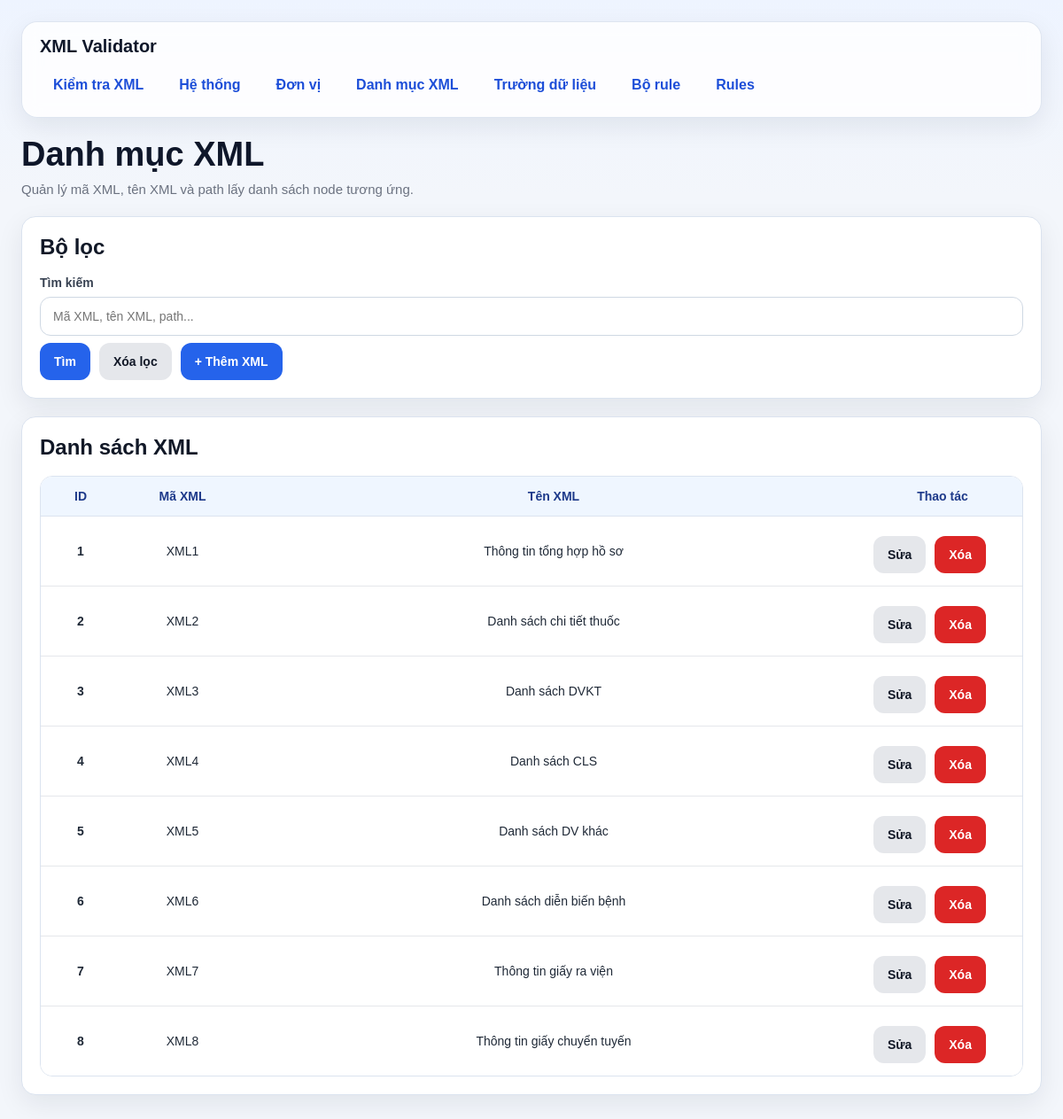
Page /xmls/ on the committed database.
### models/xml_model.py (models this page shows, shortened)
class DanhMucXml(db.Model):
    __tablename__ = "danh_muc_xml"
    id = db.Column(db.Integer, primary_key=True)
    ma_xml = db.Column(db.String(50), nullable=False, unique=True)   # XML1, XML2, XML3
    ten_xml = db.Column(db.String(255), nullable=False)
    list_path = db.Column(db.String(500), nullable=False)            # path tính từ NOIDUNGFILE

### routes/xml_routes.py (the view, shortened to what this page needs)
@xml_bp.route("/", methods=["GET"])
def list_xmls():
    keyword = (request.args.get("keyword") or "").strip()
    query = DanhMucXml.query
    xmls = query.order_by(DanhMucXml.id.asc()).all()
    return render_template("xmls.html", xmls=xmls, keyword=keyword)

### templates/xmls.html (shortened to what this page needs)
{% extends "base.html" %}
{% block content %}
<div class="page-header">
    <h1 class="page-title">Danh mục XML</h1>
    <div class="page-subtitle">Quản lý mã XML, tên XML và path lấy danh sách node tương ứng.</div>
</div>
<div class="card">
    <h2 class="card-title">Bộ lọc</h2>
    <form method="GET">
        <label>Tìm kiếm</label>
        <input type="text" name="keyword" value="{{ keyword }}" placeholder="Mã XML, tên XML, path...">
        <div class="actions">
            <button type="submit" class="btn btn-primary">Tìm</button>
            <a href="/xmls" class="btn btn-secondary">Xóa lọc</a>
            <a href="/xmls/create" class="btn btn-primary">+ Thêm XML</a>
        </div>
    </form>
</div>
<div class="card">
    <h2 class="card-title">Danh sách XML</h2>
    {% if xmls %}
        <div class="table-wrap">
            <table>
                <thead>
                    <tr>
                        <th style="width: 90px;">ID</th>
                        <th style="width: 140px;">Mã XML</th>
                        <th>Tên XML</th>
                        <th style="width: 180px;">Thao tác</th>
                    </tr>
                </thead>
                <tbody>
                    {% for x in xmls %}
                    <tr>
                        <td><strong>{{ x.id }}</strong></td>
                        <td>{{ x.ma_xml }}</td>
                        <td>{{ x.ten_xml }}</td>
                        <td>
                            <div class="actions">
                                <a class="btn btn-secondary" href="/xmls/{{ x.id }}/edit">Sửa</a>
                                <form class="inline" method="POST" action="/xmls/{{ x.id }}/delete" onsubmit="return confirm('Xóa XML này?');">
                                    <button class="btn btn-danger" type="submit">Xóa</button>
                                </form>
                            </div>
                        </td>
                    </tr>
                    {% endfor %}
                </tbody>
            </table>
        </div>
    {% else %}
        <div class="empty-state">Chưa có dữ liệu XML.</div>
    {% endif %}
</div>
{% endblock %}

### templates/base.html (style rules this page uses)
* { box-sizing: border-box; }
:root { --bg: #f3f6fb; --card: #ffffff; --card-soft: #f8fafc; --border: #dbe3ef; --text: #1f2937; --muted: #6b7280; --primary: #2563eb; --primary-hover: #1d4ed8; --danger: #dc2626; --danger-hover: #b91c1c; --success-bg: #dcfce7; --success-text: #166534; --warning-bg: #fef3c7; --warning-text: #92400e; --error-bg: #fee2e2; --error-text: #991b1b; --shadow: 0 10px 30px rgba(15, 23, 42, 0.08); --radius: 16px; }
body { margin: 0; font-family: Arial, Helvetica, sans-serif; background: linear-gradient(180deg, #eef4ff 0%, var(--bg) 220px); color: var(--text); }
.page-header { margin-bottom: 22px; }
.page-title { margin: 0; font-size: 38px; line-height: 1.15; color: #0f172a; }
.page-subtitle { margin-top: 8px; color: var(--muted); font-size: 15px; }
.card { background: var(--card); border: 1px solid var(--border); border-radius: var(--radius); box-shadow: var(--shadow); padding: 20px; margin-bottom: 20px; }
.card-title { margin: 0 0 18px 0; font-size: 24px; font-weight: 700; color: #111827; }
label { display: block; font-size: 14px; font-weight: 700; margin-bottom: 8px; margin-top: 8px; color: #374151; }
input[type="text"], input[type="date"], input[type="file"], input[type="password"], select, textarea { width: 100%; min-height: 44px; border: 1px solid #cfd8e3; border-radius: 12px; padding: 10px 14px; font-size: 14px; background: #fff; color: var(--text); outline: none; transition: border-color 0.2s, box-shadow 0.2s; }
.actions { display: flex; flex-wrap: wrap; gap: 10px; margin-top: 8px; }
.btn, button { border: none; min-height: 42px; padding: 10px 16px; border-radius: 12px; cursor: pointer; font-weight: 700; font-size: 14px; text-decoration: none; display: inline-flex; align-items: center; justify-content: center; transition: 0.2s ease; }
.btn-primary { background: var(--primary); color: white; }
.btn-secondary { background: #e5e7eb; color: #111827; }
.btn-danger { background: var(--danger); color: white; }
.table-wrap { overflow-x: auto; border: 1px solid var(--border); border-radius: 14px; }
table { width: 100%; border-collapse: collapse; background: white; }
th { background: #eff6ff; color: #1e3a8a; font-size: 14px; font-weight: 700; text-align: left; padding: 14px 12px; border-bottom: 1px solid var(--border); text-align: center; }
td { padding: 14px 12px; border-bottom: 1px solid #e5e7eb; vertical-align: top; font-size: 14px; vertical-align: middle; text-align: center; }
tbody tr:last-child td { border-bottom: none; }

### rows in the picture
DanhMucXml: id "1", ma_xml "XML1", ten_xml "Thông tin tổng hợp hồ sơ"
DanhMucXml: id "2", ma_xml "XML2", ten_xml "Danh sách chi tiết thuốc"
DanhMucXml: id "3", ma_xml "XML3", ten_xml "Danh sách DVKT"
DanhMucXml: id "4", ma_xml "XML4", ten_xml "Danh sách CLS"
DanhMucXml: id "5", ma_xml "XML5", ten_xml "Danh sách DV khác"
DanhMucXml: id "6", ma_xml "XML6", ten_xml "Danh sách diễn biến bệnh"
DanhMucXml: id "7", ma_xml "XML7", ten_xml "Thông tin giấy ra viện"
DanhMucXml: id "8", ma_xml "XML8", ten_xml "Thông tin giấy chuyển tuyến"
